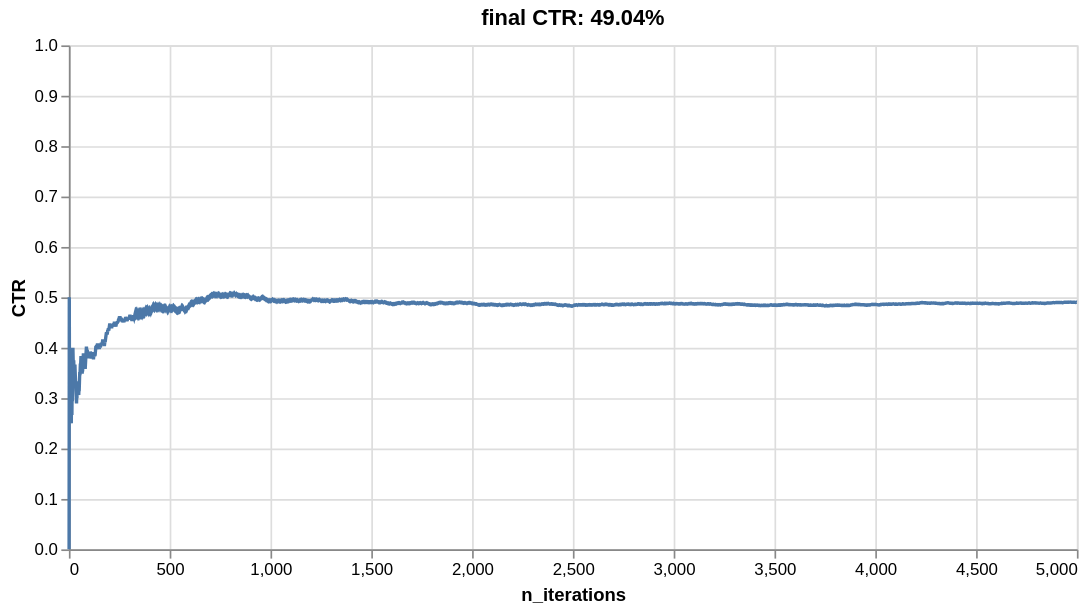

Notebook source saved alongside this figure:
### Markdown cell above
A good recommender model should at the very least understand what kind of items each user prefers. One of the simplest and yet performant way to do this is Simon Funk's SGD method he developed for the Netflix challenge and wrote about [here](https://sifter.org/simon/journal/20061211.html). It models each user and each item as latent vectors. The dot product of these two vectors is the expected preference of the user for the item.

### Code cell
model = reco.FunkMF(seed=10)
simulate(5_000, get_reward, model, seed=42)

### Figure 1 — Vega-Lite specification as saved in the notebook (floating-point values rounded to 4 significant figures; data arrays with more than 128 entries replaced by an {"elided": "..."} marker saying what was removed)
{"config": {"view": {"continuousWidth": 300, "continuousHeight": 300}}, "data": {"name": "data-e179069e37d2adb6c7e8cefde7046a93"}, "mark": {"type": "line"}, "encoding": {"x": {"field": "n_iterations", "title": "n_iterations", "type": "quantitative"}, "y": {"field": "CTR", "scale": {"domain": [0, 1]}, "title": "CTR", "type": "quantitative"}}, "height": 300, "title": "final CTR: 49.04%", "width": 600, "$schema": "https://vega.github.io/schema/vega-lite/v6.1.0.json", "datasets": {"data-e179069e37d2adb6c7e8cefde7046a93": {"elided": "5000 records"}}}
